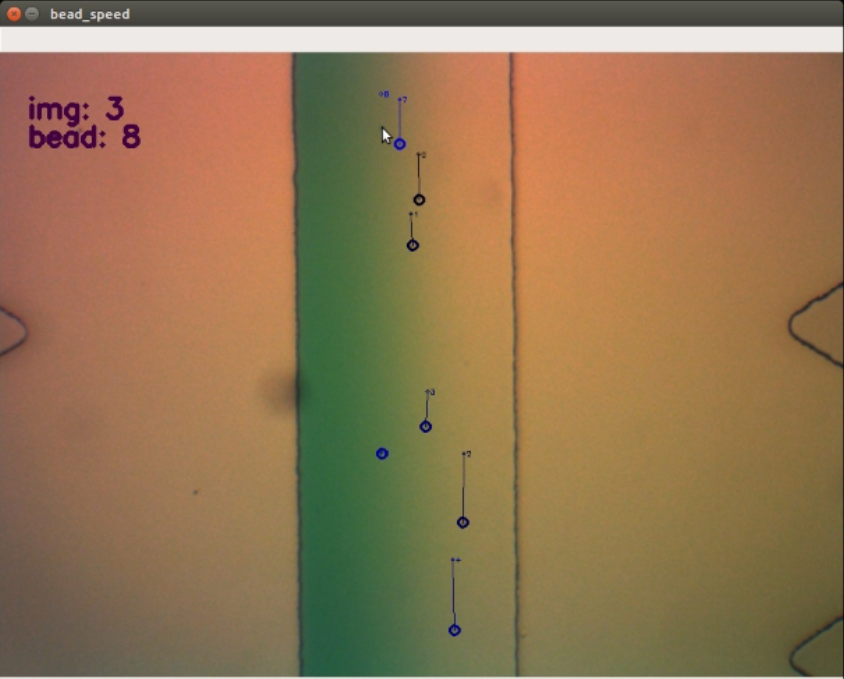
#> input picture bead_speed.png, 844 x 679 px
$ python bead_speed.py
#> lines starting #> are read from the running program, lines starting #| are printed output that depends on the picture
import cv2
from os import listdir
from os.path import isfile, join, dirname, realpath

# read files
currdir = dirname(realpath(__file__))
dir_suff = input("Directory of images: ")
#> the answer given: .
img_dir = join(currdir, str(dir_suff))
img_files =sorted([join(img_dir, f) for f in listdir(img_dir) if isfile(join(img_dir, f))])

# function to mark beads
bead_index = 0
img_index = 0
MAX_BEADS = 10
bead_positions = [[(-1, -1) for j in range(MAX_BEADS)] for i in range(len(img_files))]

def bead_motion(event, x, y, flags, param):
	if event ==	cv2.EVENT_LBUTTONDOWN:
		bead_positions[img_index][bead_index] = (x, y)

cv2.namedWindow("bead_speed")
cv2.setMouseCallback("bead_speed", bead_motion)

# main loop
key = 0
while key != 27 and img_index < len(img_files):
	img = cv2.imread(img_files[img_index])
#> img is the input picture: shape (679, 844, 3); mean B, G, R 82.3, 117.9, 147.4
	cv2.putText(img, "img: " + str(img_index), (30, 70), cv2.FONT_HERSHEY_SIMPLEX, 1, (64, 0, 64), 3)
	cv2.putText(img, "bead: " + str(bead_index), (30, 100), cv2.FONT_HERSHEY_SIMPLEX, 1, (64, 0, 64), 3)
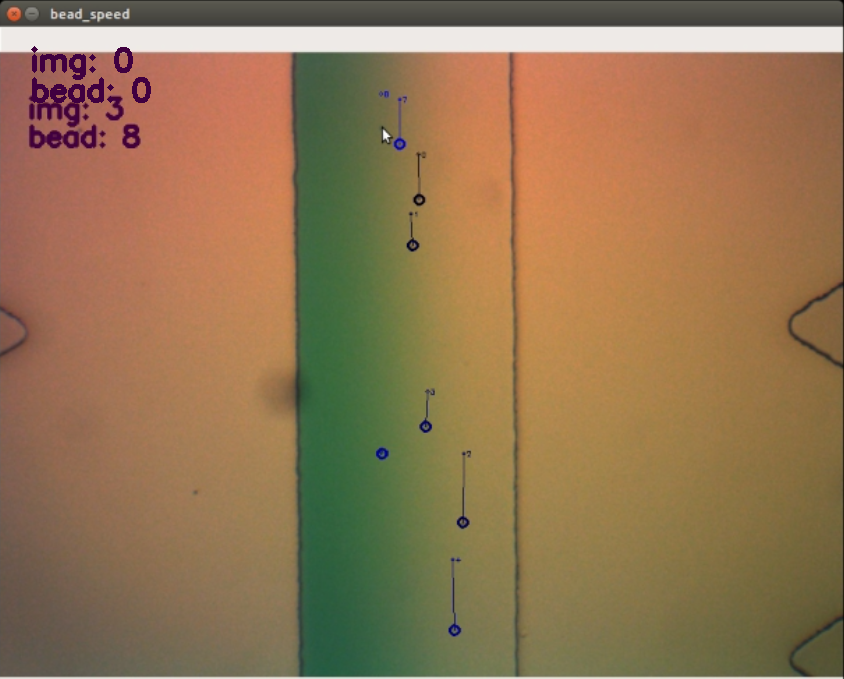
#> img: shape (679, 844, 3); mean B, G, R 82.1, 117.4, 147

	# draw bead positions
	if img_index > 0:
		for bi in range(MAX_BEADS):
			bead = bead_positions[img_index-1][bi]
			if bead != (-1, -1):
				cv2.putText(img, str(bi), (bead[0]+3, bead[1]+3), cv2.FONT_HERSHEY_SIMPLEX, .25, ((bi+1)*256/MAX_BEADS, 0, 0), 1)
				cv2.circle(img, bead, 2, ((bi+1)*256/MAX_BEADS, 0, 0))

		for bi in range(MAX_BEADS):
			bead1 = bead_positions[img_index-1][bi]
			bead2 = bead_positions[img_index][bi]
			if bead1 != (-1, -1) and bead2 != (-1, -1):
				cv2.line(img, bead1, bead2, ((bi+1)*256/MAX_BEADS, 0, 0))

	for bi in range(MAX_BEADS):
		bead = bead_positions[img_index][bi]
		if bead != (-1, -1):
			cv2.circle(img, bead, 5, ((bi+1)*256/MAX_BEADS, 0, 0), 2)

	cv2.imshow("bead_speed", img)
	key = cv2.waitKey(10)
#> (key Esc is pressed here)

	if (key == 83 or key == 100):
		img_index += 1
		bead_index = 0
	if (key == 81 or key == 97) and img_index > 0:
		img_index -= 1
		bead_index = 0
	if (key == 82 or key == 119) and bead_index < MAX_BEADS-1:
		bead_index += 1
	if (key == 84 or key == 115) and bead_index > 0:
		bead_index -= 1
	if key == 8 or key == 255:
		bead_positions[img_index][bead_index] = (-1, -1)

# print / save the data
print()
print("-- positions: -----------------")
print()

for bi in range(MAX_BEADS):
	pos_list = [bead_positions[i][bi] for i in range(len(img_files))]
	print("bead " + str(bi) + ":\t", ",\t".join(["\t---" if pos == (-1, -1) else str(pos) for pos in pos_list]))

print()
print("-- velocities: ----------------")
print()

for bi in range(MAX_BEADS):
	pos_list = [bead_positions[i][bi] for i in range(len(img_files))]
	vel_list = ["-"]
	for i in range(1, len(img_files)):
		if pos_list[i-1] != (-1, -1) and pos_list[i] != (-1, -1):
			velx = pos_list[i][0] - pos_list[i-1][0]
			vely = pos_list[i][1] - pos_list[i-1][1]
			vel_list.append((velx, vely))
		else:
			vel_list.append("\t---")
	print("bead " + str(bi) + ":\t", ",\t".join([str(vel) for vel in vel_list]))

print()
print("-------------------------------")
print()
